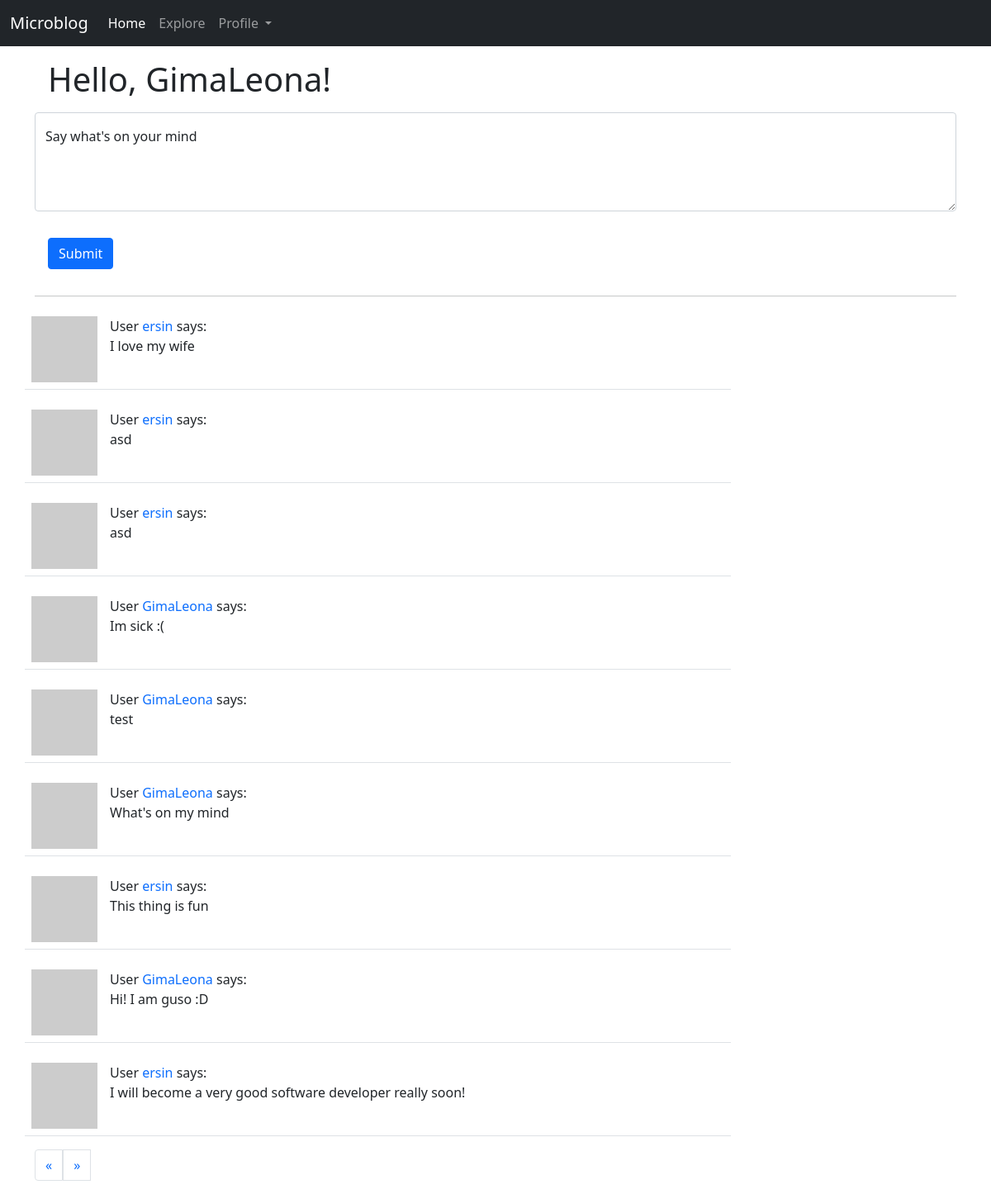
Page /home (signed in) on the earlier database version.
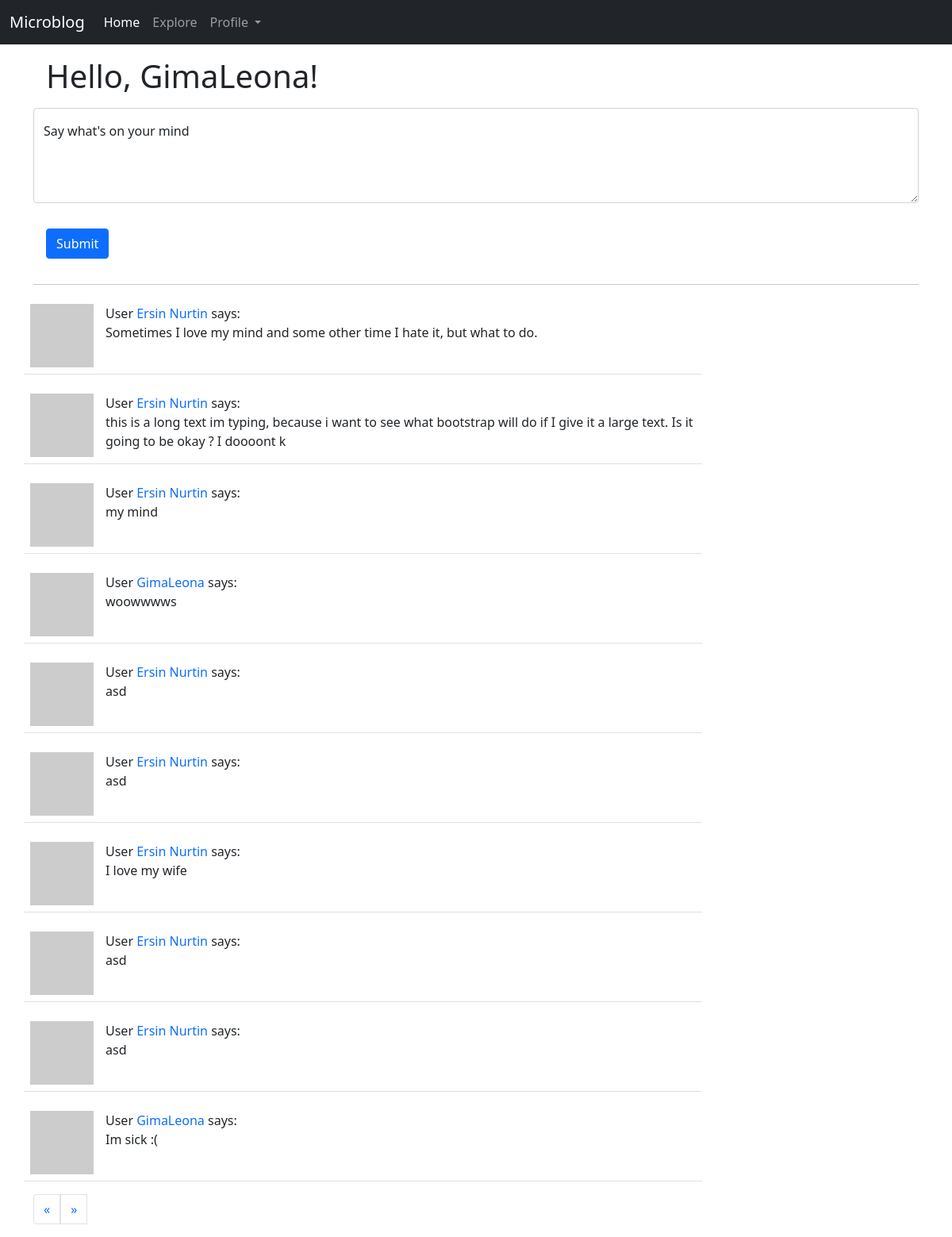
Same page on the later database version.
### app/models.py (models this page shows, shortened)
class Post(db.Model):
	id = db.Column(db.Integer, primary_key=True)
	body = db.Column(db.String(140))
	timestamp = db.Column(db.DateTime, index=True, default=datetime.utcnow)
	user_id = db.Column(db.Integer, db.ForeignKey('user.id'))

class User(UserMixin, db.Model):
	id = db.Column(db.Integer, primary_key=True)
	username = db.Column(db.String(64), index=True, unique=True)
	email = db.Column(db.String(120), index=True, unique=True)
	password_hash = db.Column(db.String(128))
	about_me = db.Column(db.String(140))
	last_seen = db.Column(db.DateTime, default=datetime.utcnow())
	posts = db.relationship('Post', backref='author', lazy='dynamic')
	followed = db.relationship(
		'User', secondary=followers,
		primaryjoin=(followers.c.follower_id == id),
		secondaryjoin=(followers.c.followed_id == id),
		backref=db.backref('followers', lazy='dynamic'), lazy='dynamic')
	def avatar(self, size):
		digest = md5(self.email.lower().encode('utf-8')).hexdigest()
		return f"https://www.gravatar.com/avatar/{digest}?d=identicon&s={size}"
	def followed_posts(self):
		followed = Post.query.join(followers, (followers.c.followed_id == Post.user_id)) \
			.filter(followers.c.follower_id == self.id)
		own = Post.query.filter_by(user_id=self.id)
		return followed.union(own).order_by(Post.timestamp.desc())

### app/routes.py (the view)
@app.route('/', methods=['GET', 'POST'])
@app.route('/home', methods=['GET', 'POST'])
@login_required
def index():
	form = PostForm()
	if form.validate_on_submit():
		post = Post(body=form.post.data, author=current_user)
		db.session.add(post)
		db.session.commit()
		flash("Post is shared successfully!")
		return redirect(url_for('index'))
	page = request.args.get('page', 1, type=int)
	posts = current_user.followed_posts().paginate(
		page=page, per_page=app.config['POSTS_PER_PAGE'], error_out=False)
	next_url = url_for('index', page=posts.next_num) if posts.has_next else None
	prev_url = url_for('index', page=posts.prev_num) if posts.has_prev else None
	return render_template('index.html', title='Home Page',
	                       posts=posts.items, form=form, next_url=next_url, prev_url=prev_url)

### app/forms.py
class PostForm(FlaskForm):
	post = TextAreaField("Say what's on your mind", validators=[
		DataRequired(), Length(min=1, max=140)])
	submit = SubmitField('Submit')

### app/models.py (called while the page is built)
@login.user_loader
def load_user(user_id):
	return User.query.get(int(user_id))

### app/routes.py (called while the page is built)
@app.before_request
def before_request():
	if current_user.is_authenticated:
		current_user.last_seen = datetime.utcnow()
		db.session.commit()

### app/templates/index.html (shortened to what this page needs)
{% extends "layout.html" %}
{% block content %}
  <div class="container">
    <h1 class="mb-3 m-3">Hello, {{ current_user.username }}!</h1>
    {% if form %}
    <form action="" method="post">
      <div class="form-floating row-cols-sm-3 mb-3">
        {{ form.post(style="height: 120px", class_="form-control", placeholder="Leave a comment here") }}
        <label>{{ form.post.label }}</label>
      </div>
      <button type="submit" class="btn btn-primary m-3 mb-3">Submit</button>
      <hr>
    </form>
    {% endif %}
  </div>
    {% for post in posts %}
        {% include '_post.html' %}
    {% endfor %}
  <div class="container">
    <nav>
      <ul class="pagination">
        <li class="page-item">
          <a class="page-link{% if prev_url %} disabled{% endif %}" href="{{ prev_url or '#' }}" aria-label="Previous">
            <span aria-hidden="true">&laquo;</span>
          </a>
        </li>
          <a class="page-link" href="{{ next_url or '#' }}" aria-label="Next">
            <span aria-hidden="true">&raquo;</span>
          </a>
      </ul>
    </nav>
  </div>
{% endblock content %}

### app/templates/_post.html (shortened to what this page needs)
<div class="container">
    <table class="table table-hover">
      <tr class="row">
        <td class="col-1"><a href="{{ url_for('user', username=post.author.username) }}"><img src=" {{ post.author.avatar(70) }}" alt="user image"/></a>
        <td class="col-8">
          User <a style="text-decoration: none" href="{{ url_for('user', username=post.author.username) }}">{{ post.author.username }}</a> says:<br>{{ post.body }}
        </td>
      </tr>
    </table>
</div>

Differences in the rows shown:
no longer on this page (row unchanged): Post: author.username "GimaLeona", body "test"
no longer on this page (row unchanged): Post: author.username "GimaLeona", body "What's on my mind"
no longer on this page (row unchanged): Post: author.username "ersin", body "This thing is fun"
no longer on this page (row unchanged): Post: author.username "GimaLeona", body "Hi! I am guso :D"
no longer on this page (row unchanged): Post: author.username "ersin", body "I will become a very good software developer really soon!"
added Post: author.username "Ersin Nurtin", body "Sometimes I love my mind and some other time I hate it, but what to do."
added Post: author.username "Ersin Nurtin", body "this is a long text im typing, because i want to see what bootstrap will do if I give it a large text. Is it going to be okay ? I doooont k"
added Post: author.username "Ersin Nurtin", body "my mind"
added Post: author.username "GimaLeona", body "woowwwws"
added Post: author.username "Ersin Nurtin", body "asd"
added Post: author.username "Ersin Nurtin", body "asd"
changed through a linked row, Post "I love my wife": author.username "ersin" → "Ersin Nurtin"
changed through a linked row, Post (number 8 of 10 on the later page): author.username "ersin" → "Ersin Nurtin"
changed through a linked row, Post (number 9 of 10 on the later page): author.username "ersin" → "Ersin Nurtin"
